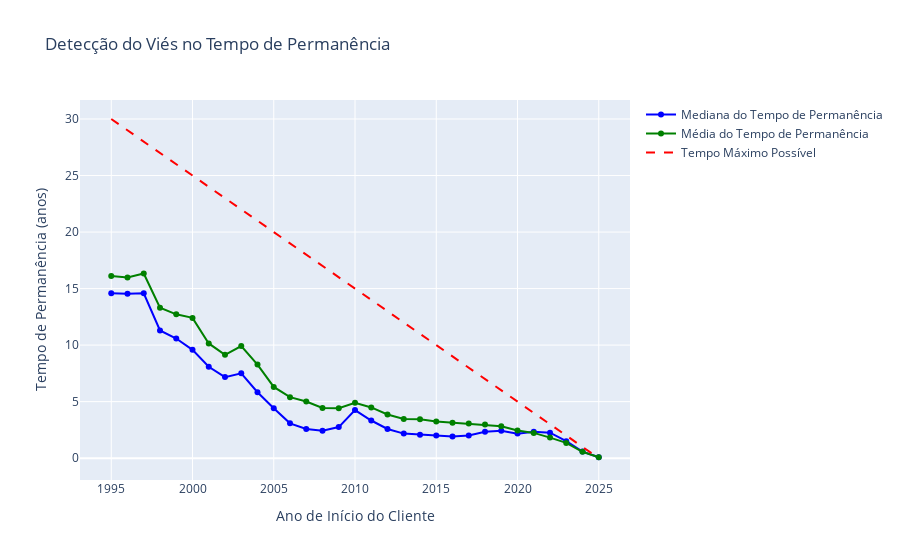

This figure's notebook cell:
### Code cell
import plotly.graph_objects as go
import pandas as pd
from datetime import datetime

# Converter para Pandas
df_permanencia = tabela_filtrada_sdf.select("data_inicio", "anos_contrato").toPandas()

# Converter start_date para datetime
df_permanencia["data_inicio"] = pd.to_datetime(df_permanencia["data_inicio"])

# Criar coluna com o ano do contrato
df_permanencia["ano_inicio"] = df_permanencia["data_inicio"].dt.year

# Obter o ano atual
ano_atual = datetime.today().year

# Calcular estatísticas por ano
estatisticas_por_ano = df_permanencia.groupby("ano_inicio")["anos_contrato"].agg(["median", "mean"]).reset_index()

# Calcular o tempo máximo possível para cada ano (tempo entre ano de início e hoje)
estatisticas_por_ano["tempo_maximo_possivel"] = ano_atual - estatisticas_por_ano["ano_inicio"]

# Calcular a diferença entre o tempo máximo e a mediana
estatisticas_por_ano["diferenca"] = estatisticas_por_ano["tempo_maximo_possivel"] - estatisticas_por_ano["median"]

# Identificar o primeiro ano onde a diferença for menor que um limite (exemplo: 2 anos)
#ano_limite_vies = estatisticas_por_ano.loc[estatisticas_por_ano["diferenca"] < 2, "ano_inicio"].min()

# Criar gráfico interativo
fig = go.Figure()

# Linha da mediana do tempo de permanência por ano
fig.add_trace(go.Scatter(
    x=estatisticas_por_ano["ano_inicio"],
    y=estatisticas_por_ano["median"],
    mode="lines+markers",
    name="Mediana do Tempo de Permanência",
    line=dict(color="blue")
))

# Linha da média do tempo de permanência por ano
fig.add_trace(go.Scatter(
    x=estatisticas_por_ano["ano_inicio"],
    y=estatisticas_por_ano["mean"],
    mode="lines+markers",
    name="Média do Tempo de Permanência",
    line=dict(color="green")
))

# Linha do tempo máximo possível
fig.add_trace(go.Scatter(
    x=estatisticas_por_ano["ano_inicio"],
    y=estatisticas_por_ano["tempo_maximo_possivel"],
    mode="lines",
    name="Tempo Máximo Possível",
    line=dict(color="red", dash="dash")
))



# Layout do gráfico
fig.update_layout(
    title="Detecção do Viés no Tempo de Permanência",
    xaxis_title="Ano de Início do Cliente",
    yaxis_title="Tempo de Permanência (anos)",
    showlegend=True
)

# Exibir gráfico
fig.show()

### Figure 1 — Plotly figure (JSON) as saved in the notebook; plotly's stock layout.template omitted (floating-point values rounded to 4 significant figures)
{"data": [{"line": {"color": "blue"}, "mode": "lines+markers", "name": "Mediana do Tempo de Permanência", "type": "scatter", "x": [1995, 1996, 1997, 1998, 1999, 2000, 2001, 2002, 2003, 2004, 2005, 2006, 2007, 2008, 2009, 2010, 2011, 2012, 2013, 2014, 2015, 2016, 2017, 2018, 2019, 2020, 2021, 2022, 2023, 2024, 2025], "y": [14.59, 14.54, 14.59, 11.29, 10.58, 9.58, 8.08, 7.17, 7.5, 5.83, 4.42, 3.08, 2.58, 2.42, 2.75, 4.25, 3.33, 2.58, 2.17, 2.08, 2.0, 1.92, 2.0, 2.33, 2.42, 2.17, 2.33, 2.25, 1.5, 0.58, 0.08]}, {"line": {"color": "green"}, "mode": "lines+markers", "name": "Média do Tempo de Permanência", "type": "scatter", "x": [1995, 1996, 1997, 1998, 1999, 2000, 2001, 2002, 2003, 2004, 2005, 2006, 2007, 2008, 2009, 2010, 2011, 2012, 2013, 2014, 2015, 2016, 2017, 2018, 2019, 2020, 2021, 2022, 2023, 2024, 2025], "y": [16.11, 15.98, 16.34, 13.31, 12.72, 12.41, 10.15, 9.137, 9.918, 8.278, 6.299, 5.397, 5.014, 4.441, 4.413, 4.906, 4.488, 3.865, 3.474, 3.442, 3.242, 3.138, 3.062, 2.981, 2.83, 2.452, 2.235, 1.816, 1.348, 0.5629, 0.08]}, {"line": {"color": "red", "dash": "dash"}, "mode": "lines", "name": "Tempo Máximo Possível", "type": "scatter", "x": [1995, 1996, 1997, 1998, 1999, 2000, 2001, 2002, 2003, 2004, 2005, 2006, 2007, 2008, 2009, 2010, 2011, 2012, 2013, 2014, 2015, 2016, 2017, 2018, 2019, 2020, 2021, 2022, 2023, 2024, 2025], "y": [30, 29, 28, 27, 26, 25, 24, 23, 22, 21, 20, 19, 18, 17, 16, 15, 14, 13, 12, 11, 10, 9, 8, 7, 6, 5, 4, 3, 2, 1, 0]}], "layout": {"showlegend": true, "title": {"text": "Detecção do Viés no Tempo de Permanência"}, "xaxis": {"title": {"text": "Ano de Início do Cliente"}}, "yaxis": {"title": {"text": "Tempo de Permanência (anos)"}}}}
